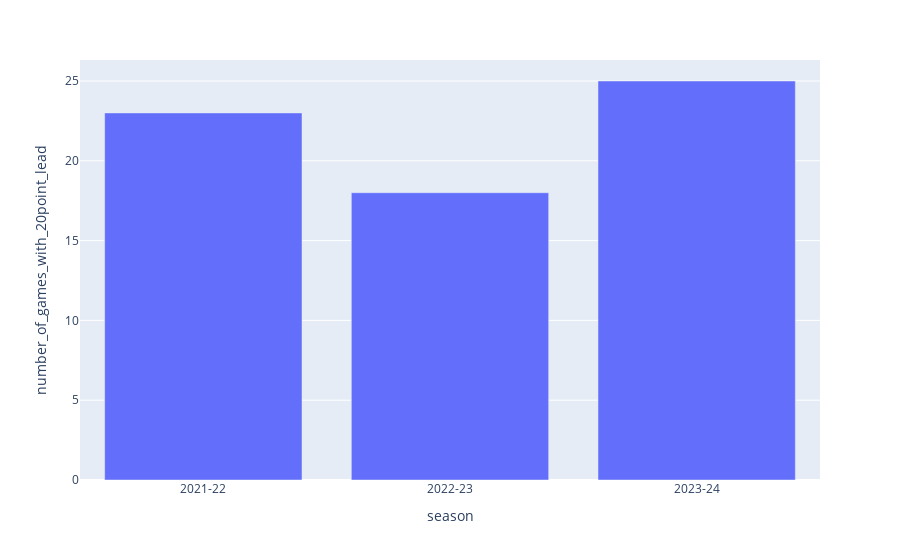

Notebook cell for this chart:
### Code cell
import plotly.express as px
fig = px.bar(df_number_games, x='season', y='number_of_games_with_20point_lead') #Aquí vamos a definir el tipo de gráfico... en este caso px.line
fig.show()

### Figure 1 — Plotly figure (JSON) as saved in the notebook; plotly's stock layout.template omitted (floating-point values rounded to 4 significant figures)
{"data": [{"alignmentgroup": "True", "hovertemplate": "season=%{x}<br>number_of_games_with_20point_lead=%{y}<extra></extra>", "legendgroup": "", "marker": {"color": "#636efa", "pattern": {"shape": ""}}, "name": "", "offsetgroup": "", "orientation": "v", "showlegend": false, "textposition": "auto", "type": "bar", "x": ["2021-22", "2022-23", "2023-24"], "xaxis": "x", "y": [23, 18, 25], "yaxis": "y"}], "layout": {"barmode": "relative", "legend": {"tracegroupgap": 0}, "margin": {"t": 60}, "xaxis": {"anchor": "y", "domain": [0, 1], "title": {"text": "season"}}, "yaxis": {"anchor": "x", "domain": [0, 1], "title": {"text": "number_of_games_with_20point_lead"}}}}
